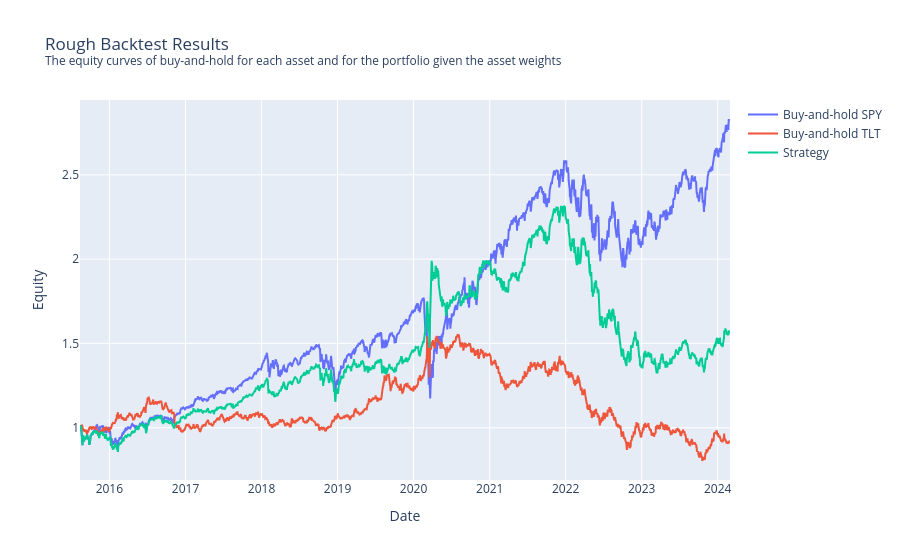

The cell this chart's notebook holds for it:
### Markdown cell above
Now let's use these predicted regimes to simulate a trading strategy. The strategy will be long SPY if the model predicts the current regime favours momentum over reversion. Otherwise, long TLT.

### Code cell
from backtestlib import rough_daily_backtest

portfolio_weights = pd.DataFrame({
    spy_symbol: predictions,
    qb.add_equity("TLT", Resolution.DAILY).symbol: abs(predictions-1)
})
rough_daily_backtest(qb, portfolio_weights)

### Figure 1 — Plotly figure (JSON) as saved in the notebook; plotly's stock layout.template omitted (floating-point values rounded to 4 significant figures; data arrays with more than 128 entries replaced by an {"elided": "..."} marker saying what was removed)
{"data": [{"name": "Buy-and-hold SPY", "type": "scatter", "x": {"elided": "2150 str values"}, "y": {"elided": "2150 float values"}}, {"name": "Buy-and-hold TLT", "type": "scatter", "x": {"elided": "2150 str values"}, "y": {"elided": "2150 float values"}}, {"name": "Strategy", "type": "scatter", "x": {"elided": "2151 str values"}, "y": {"elided": "2151 float values"}}], "layout": {"autosize": true, "title": {"text": "Rough Backtest Results<br><sup>The equity curves of buy-and-hold for each asset and for the portfolio given the asset weights</sup>"}, "xaxis": {"autorange": true, "range": ["2015-08-13", "2024-02-29"], "title": {"text": "Date"}, "type": "date"}, "yaxis": {"autorange": true, "range": [0.6902, 2.943], "title": {"text": "Equity"}, "type": "linear"}}}
